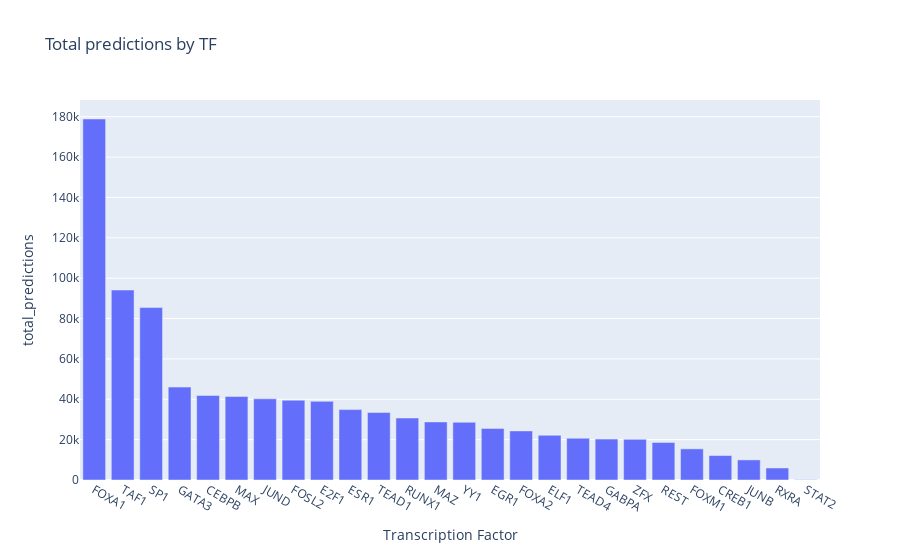

Write notebook code for a chart like this one.
### Code cell
df_grouped = df.groupby('tf')['total_predictions'].sum().reset_index()
df_grouped_sorted = df_grouped.sort_values(by='total_predictions', ascending=False)

# Create the bar chart
fig = px.bar(df_grouped_sorted, x='tf', y='total_predictions',
             title='Total predictions by TF',
             labels={'tf': 'Transcription Factor', 'accuracy': 'Total predictions'})

# Show the figure
fig.show()

### Figure 1 — Plotly figure (JSON) as saved in the notebook; plotly's stock layout.template omitted (floating-point values rounded to 4 significant figures)
{"data": [{"alignmentgroup": "True", "hovertemplate": "Transcription Factor=%{x}<br>total_predictions=%{y}<extra></extra>", "legendgroup": "", "marker": {"color": "#636efa", "pattern": {"shape": ""}}, "name": "", "offsetgroup": "", "orientation": "v", "showlegend": false, "textposition": "auto", "type": "bar", "x": ["FOXA1", "TAF1", "SP1", "GATA3", "CEBPB", "MAX", "JUND", "FOSL2", "E2F1", "ESR1", "TEAD1", "RUNX1", "MAZ", "YY1", "EGR1", "FOXA2", "ELF1", "TEAD4", "GABPA", "ZFX", "REST", "FOXM1", "CREB1", "JUNB", "RXRA", "STAT2"], "xaxis": "x", "y": [178887, 94125, 85435, 46038, 41893, 41382, 40216, 39548, 38983, 34886, 33429, 30725, 28779, 28591, 25571, 24322, 22140, 20690, 20296, 20164, 18588, 15434, 12118, 9960, 5952, 159], "yaxis": "y"}], "layout": {"barmode": "relative", "legend": {"tracegroupgap": 0}, "title": {"text": "Total predictions by TF"}, "xaxis": {"anchor": "y", "domain": [0, 1], "title": {"text": "Transcription Factor"}}, "yaxis": {"anchor": "x", "domain": [0, 1], "title": {"text": "total_predictions"}}}}
